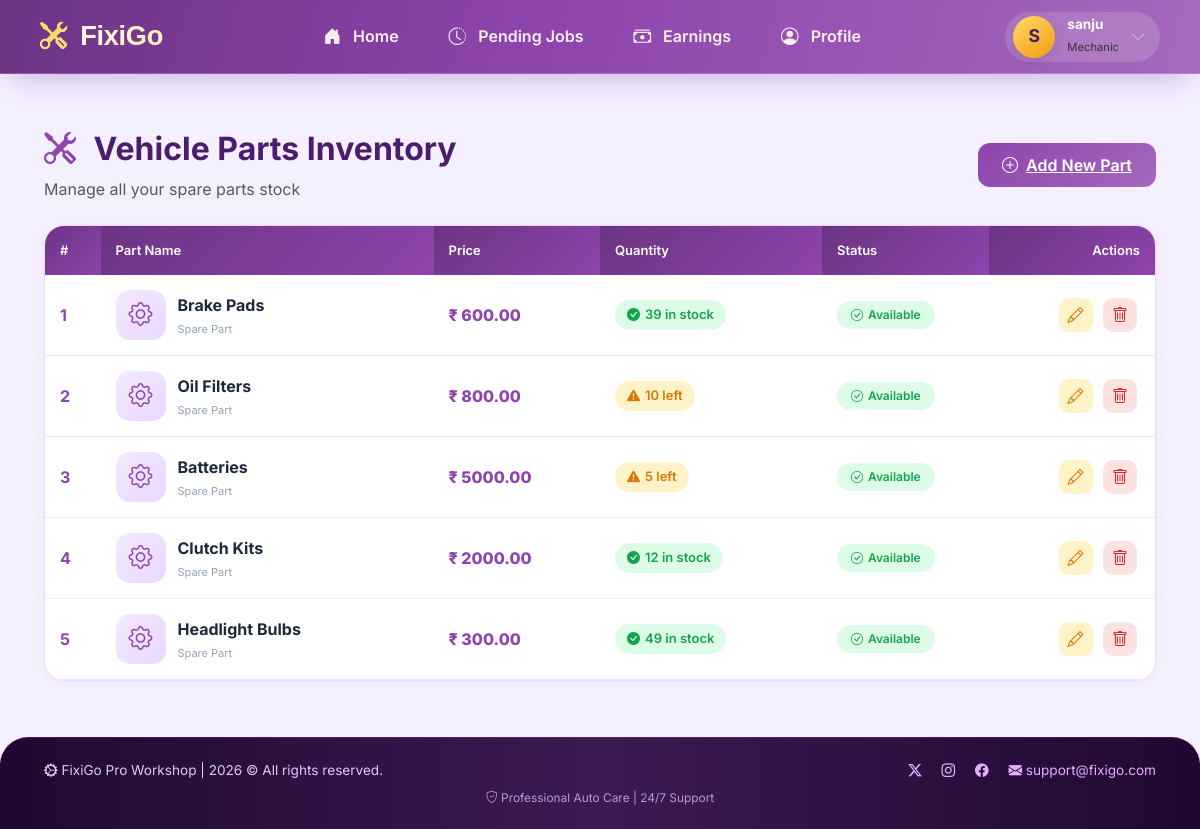
Page /mechanic/parts-list/ (signed in) on the earlier database version.
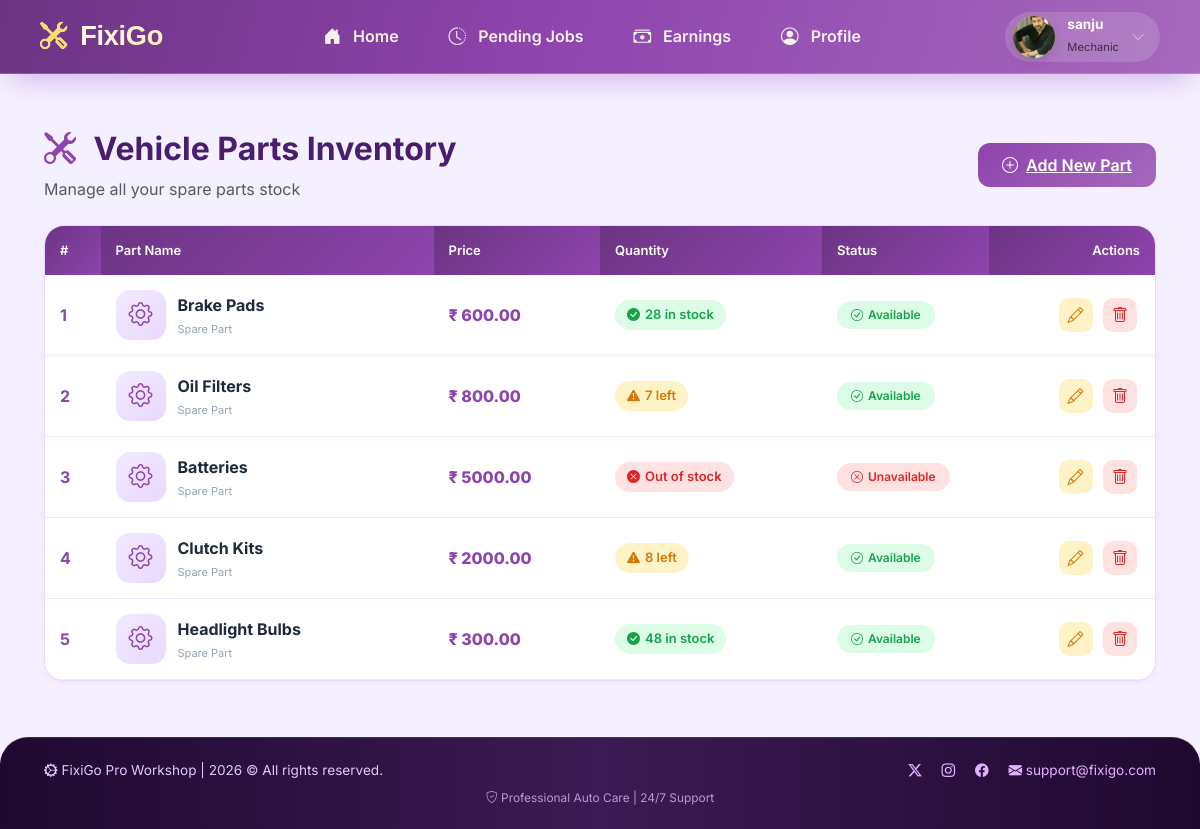
Same page on the later database version.
### mechanic/models.py (models this page shows, shortened)
class Mechanic(models.Model):
    name = models.CharField(max_length=255)
    email = models.EmailField(unique=True)
    number = models.CharField(max_length=15)
    address = models.TextField()
    certificate = models.FileField(upload_to='mechanic_certificate/')
    aadhaar = models.TextField(max_length=12)
    experience_certificate = models.FileField(upload_to='mechanic_experience_certificate/', blank=True, null=True)
    city = models.ForeignKey(City, on_delete=models.CASCADE)
    password = models.CharField(max_length=255)
    profile_pic = models.ImageField(upload_to='mechanic_profile_pic/', blank=True, null=True)
    is_valid = models.BooleanField(default=False)
    is_reject = models.BooleanField(default=False)
    account_suspend = models.BooleanField(default=False)
    last_login_date = models.DateTimeField(blank=True, null=True)
    application_created_at = models.DateTimeField(auto_now_add=True)
    created_at = models.DateTimeField(blank=True, null=True)

class StockManagement(models.Model):
    mechanic = models.ForeignKey(Mechanic, on_delete=models.CASCADE)
    item_name = models.CharField(max_length=255)
    quantity = models.PositiveIntegerField()
    stock_pic = models.ImageField(upload_to='stock_pic/', blank=True, null=True)
    price = models.DecimalField(max_digits=10, decimal_places=2)
    created_at = models.DateTimeField(auto_now_add=True)

### mechanic/views.py (the view)
# urls.py: path('parts-list/', views.vehicle_parts_list, name='vehicle_parts_list'),
def vehicle_parts_list(request):
    mechanic = check_mechanic_access(request)
    if mechanic is None:
        return redirect('login_mechanic')
    if mechanic == 'not_valid':
        return render(request, 'application_submitted.html')
    if mechanic == 'reject':
        return render(request, 'application_rejected.html')
    stockes = StockManagement.objects.filter(mechanic=mechanic)
    return render(request, 'vehicle_parts_list.html', {
        'mechanic': mechanic,
        'stockes' : stockes
    })

### customer/context_processors.py (called while the page is built)
def fixigo_data(request):
    try:
        fixigo = Fixigo.objects.latest('id')
    except Fixigo.DoesNotExist:
        fixigo = None
    return {
        'fixigo': fixigo
    }

### mechanic/views.py (called while the page is built)
def check_mechanic_access(request):
    mechanic_id = request.session.get('mechanic_id')
    if not mechanic_id:
        return None
    try:
        mechanic = Mechanic.objects.get(id=mechanic_id)
        if mechanic.is_reject:
            return 'reject'
        if not mechanic.is_valid:
            return 'not_valid'
        return mechanic
    except Mechanic.DoesNotExist:
        return None

### mechanic/templates/vehicle_parts_list.html (shortened to what this page needs)
{% extends 'base_mechanic.html' %}
{% block content %}
<div class="container py-4">
    <div class="page-header d-flex justify-content-between align-items-center flex-wrap gap-3">
        <div>
            <h2>
                <i class="bi bi-tools"></i>
                Vehicle Parts Inventory
            </h2>
            <p class="text-muted mb-0">Manage all your spare parts stock</p>
        </div>
        <a href="{% url 'add_vehicle_parts' %}" class="btn-add-part">
            <i class="bi bi-plus-circle"></i> Add New Part
        </a>
    </div>
    <div class="parts-card">
        {% if stockes %}
        <div class="table-responsive">
            <table class="table parts-table">
                <thead>
                    <tr>
                        <th style="width: 5%;">#</th>
                        <th style="width: 30%;">Part Name</th>
                        <th style="width: 15%;">Price</th>
                        <th style="width: 20%;">Quantity</th>
                        <th style="width: 15%;">Status</th>
                        <th style="width: 15%;" class="text-end">Actions</th>
                    </tr>
                </thead>
                <tbody>
                    {% for s in stockes %}
                    <tr>
                        <td class="fw-bold" style="color: #8e44ad;">{{ forloop.counter }}</td>
                        <td>
                            <div class="d-flex align-items-center">
                                <div class="part-icon">
                                    <i class="bi bi-gear"></i>
                                </div>
                                <div>
                                    <div class="part-name">{{ s.item_name }}</div>
                                    <div class="part-category">Spare Part</div>
                                </div>
                            </div>
                        </td>
                        <td>
                            <span class="part-price">₹ {{ s.price }}</span>
                        </td>
                        <td>
                            {% if s.quantity > 10 %}
                                <span class="qty-badge qty-high">
                                    <i class="bi bi-check-circle-fill"></i> {{ s.quantity }} in stock
                                </span>
                            {% elif s.quantity > 0 %}
                                <span class="qty-badge qty-low">
                                    <i class="bi bi-exclamation-triangle-fill"></i> {{ s.quantity }} left
                                </span>
                            {% else %}
                                <span class="qty-badge qty-out">
                                    <i class="bi bi-x-circle-fill"></i> Out of stock
                                </span>
                            {% endif %}
                        </td>
                        <td>
                            {% if s.quantity > 0 %}
                                <span class="status-badge status-available">
                                    <i class="bi bi-check-circle"></i> Available
                                </span>
                            {% else %}
                                <span class="status-badge status-unavailable">
                                    <i class="bi bi-x-circle"></i> Unavailable
                                </span>
                            {% endif %}
                        </td>
                        <td class="text-end">
                            <a href="{% url 'modify_vehicle_parts' s.id %}" class="btn-action btn-edit-part" title="Edit Part">
                                <i class="bi bi-pencil"></i>
                            </a>
                            <button type="button"
                                    class="btn-action btn-delete-part"
                                    onclick="openDeleteModal('{{ s.id }}', '{{ s.item_name }}', '{{ s.price }}', '{{ s.quantity }}')"
                                    title="Delete Part">
                                <i class="bi bi-trash"></i>
                            </button>
                        </td>
                    </tr>
                    {% endfor %}
                </tbody>
            </table>
        </div>
        {% endif %}
    </div>
</div>
{% endblock %}

### mechanic/templates/base_mechanic.html (shortened to what this page needs)
<!DOCTYPE html>
<html lang="en">
<head>
    <link href="https://cdn.jsdelivr.net/npm/bootstrap@5.3.2/dist/css/bootstrap.min.css" rel="stylesheet">
    <link href="https://cdn.jsdelivr.net/npm/bootstrap-icons/font/bootstrap-icons.css" rel="stylesheet">
</head>
<body>
    <header>
        <nav class="navbar navbar-expand-lg navbar-purple">
            <div class="container-fluid px-0 px-md-2">
                <a class="navbar-brand" href="{% url 'home_mechanic' %}">
                    <i class="bi bi-tools"></i> FixiGo
                </a>
                <div class="collapse navbar-collapse" id="mechanicNavbar">
                    <ul class="navbar-nav mx-auto mb-2 mb-lg-0 align-items-center">
                        <li class="nav-item">
                            <a class="nav-link nav-link-custom {% if request.resolver_match.url_name == 'home_mechanic' %}active{% endif %}" href="{% url 'home_mechanic' %}">
                                <i class="bi bi-house-door-fill"></i> <span>Home</span>
                            </a>
                        </li>
                        <li class="nav-item">
                            <a class="nav-link nav-link-custom {% if request.resolver_match.url_name == 'pending_jobs_list' %}active{% endif %}" href="{% url 'pending_jobs_list' %}">
                                <i class="bi bi-clock-history"></i> <span>Pending Jobs</span>
                            </a>
                        </li>
                        <li class="nav-item">
                            <a class="nav-link nav-link-custom {% if request.resolver_match.url_name == 'earnings' %}active{% endif %}" href="{% url 'earnings' %}">
                                <i class="bi bi-cash-stack"></i> <span>Earnings</span>
                            </a>
                        </li>
                        <li class="nav-item">
                            <a class="nav-link nav-link-custom {% if request.resolver_match.url_name == 'profile_page_mechanic' %}active{% endif %}" href="{% url 'profile_page_mechanic' %}">
                                <i class="bi bi-person-circle"></i> <span>Profile</span>
                            </a>
                        </li>
                    </ul>
                    <div class="profile-dropdown-wrapper" style="position: relative;">
                        <div class="profile-header" id="profilePillBtn">
                            <div class="avatar-circle">
                                {% if mechanic.profile_pic %}
                                    <img src="{{ mechanic.profile_pic.url }}" alt="Profile">
                                {% else %}
                                    {{ mechanic.name|slice:":1"|upper|default:"M" }}
                                {% endif %}
                            </div>
                            <div class="user-info">
                                <h6>{{ mechanic.name|default:"Mechanic" }}</h6>
                                <small>Mechanic</small>
                            </div>
                            <i class="bi bi-chevron-down text-white-50 small"></i>
                        </div>
                    </div>
                </div>
            </div>
        </nav>
    </header>
    <main class="main-content">
        {% block content %}{% endblock %}
    </main>
    <footer class="footer-purple">
        <div class="container-fluid">
            <div class="row align-items-center gy-3">
                <div class="col-md-6 text-center text-md-start">
                    <i class="bi bi-gear-wide-connected"></i> FixiGo Pro Workshop | <span id="currentYear"></span> © All rights reserved.
                </div>
                <div class="col-md-6 text-center text-md-end">
                    <a href="#" class="me-3"><i class="bi bi-twitter-x"></i></a>
                    <a href="#" class="me-3"><i class="bi bi-instagram"></i></a>
                    <a href="#" class="me-3"><i class="bi bi-facebook"></i></a>
                    <a href="#"><i class="bi bi-envelope-fill"></i> support@fixigo.com</a>
                </div>
            </div>
            <div class="row mt-2">
                <div class="col text-center small opacity-75">
                    <i class="bi bi-shield-check"></i> Professional Auto Care | 24/7 Support
                </div>
            </div>
        </div>
    </footer>
</body>
</html>

### mechanic/templates/base_mechanic.html (style rules this page uses)
* { margin: 0; padding: 0; box-sizing: border-box; }
body { font-family: 'Inter', sans-serif; background: #f5f0ff; min-height: 100vh; display: flex; flex-direction: column; }
.navbar-purple { background: linear-gradient(105deg, #6c3483 0%, #8e44ad 45%, #a569bd 100%); backdrop-filter: blur(2px); padding: 0.7rem 2rem; box-shadow: 0 15px 30px -12px rgba(106, 13, 173, 0.3); border-bottom: 1px solid rgba(255,255,240,0.2); transition: all 0.2s; position: sticky; top: 0; z-index: 1030; }
.navbar-brand { font-family: 'Poppins', sans-serif; font-weight: 800; font-size: 1.7rem; background: linear-gradient(125deg, #fff, #ffecb3); -webkit-background-clip: text; background-clip: text; color: transparent; letter-spacing: -0.3px; }
.navbar-brand i { background: none; color: #ffd966; margin-right: 6px; }
.nav-link-custom { font-weight: 600; margin: 0 5px; padding: 8px 20px !important; border-radius: 40px; color: rgba(255,255,245,0.92) !important; transition: all 0.25s cubic-bezier(0.2, 0.9, 0.4, 1.2); }
.nav-link-custom i { margin-right: 8px; font-size: 1.1rem; }
.profile-header { background: rgba(255,255,240,0.15); border-radius: 60px; padding: 4px 15px 4px 8px; backdrop-filter: blur(4px); cursor: pointer; transition: 0.2s; display: flex; align-items: center; gap: 12px; position: relative; }
.avatar-circle { width: 42px; height: 42px; background: linear-gradient(145deg, #ffd966, #f39c12); border-radius: 50%; display: flex; align-items: center; justify-content: center; font-weight: bold; font-size: 1.1rem; color: #4a1d6d; box-shadow: 0 5px 12px rgba(0,0,0,0.1); overflow: hidden; }
.avatar-circle img { width: 100%; height: 100%; object-fit: cover; }
.user-info h6 { margin: 0; font-weight: 700; font-size: 0.85rem; color: white; }
.user-info small { font-size: 0.7rem; opacity: 0.85; }
.main-content { flex: 1; padding: 2rem; }
.footer-purple { background: linear-gradient(90deg, #1f0930, #3c1a54, #1f0930); color: #e2c6ff; padding: 1.4rem 2rem; margin-top: auto; border-top-left-radius: 28px; border-top-right-radius: 28px; font-size: 0.85rem; border-top: 1px solid #a569bd40; }
.footer-purple a { color: #e2b0ff; text-decoration: none; transition: 0.2s; }

### mechanic/templates/vehicle_parts_list.html (style rules this page uses)
.page-header { margin-bottom: 1.5rem; }
.page-header h2 { font-weight: 700; color: #4a1d6d; }
.page-header h2 i { color: #8e44ad; margin-right: 10px; }
.btn-add-part { background: linear-gradient(135deg, #8e44ad, #a569bd); border: none; border-radius: 12px; padding: 10px 24px; font-weight: 600; color: white; transition: all 0.2s ease; display: inline-flex; align-items: center; gap: 8px; }
.parts-card { background: white; border-radius: 20px; border: 1px solid #e9d9ff; overflow: hidden; box-shadow: 0 2px 10px rgba(106,13,173,0.05); }
.parts-table { margin-bottom: 0; }
.parts-table thead th { background: linear-gradient(135deg, #6c3483, #8e44ad); color: white; font-weight: 600; font-size: 13px; padding: 15px; border: none; }
.parts-table thead th:first-child { border-radius: 0; }
.parts-table tbody tr { transition: all 0.2s ease; border-bottom: 1px solid #f0e8ff; }
.parts-table tbody td { padding: 15px; vertical-align: middle; }
.part-icon { width: 50px; height: 50px; background: linear-gradient(135deg, #f3e9ff, #e9d9ff); border-radius: 14px; display: flex; align-items: center; justify-content: center; margin-right: 12px; }
.part-icon i { font-size: 24px; color: #8e44ad; }
.part-name { font-weight: 700; color: #1e293b; margin-bottom: 4px; }
.part-category { font-size: 11px; color: #94a3b8; }
.part-price { font-weight: 800; color: #8e44ad; font-size: 16px; }
.qty-badge { padding: 5px 12px; border-radius: 50px; font-size: 13px; font-weight: 600; display: inline-flex; align-items: center; gap: 5px; }
.qty-high { background: #dcfce7; color: #16a34a; }
.qty-low { background: #fef3c7; color: #d97706; }
.qty-out { background: #fee2e2; color: #dc2626; }
.status-badge { padding: 5px 14px; border-radius: 50px; font-size: 12px; font-weight: 600; display: inline-flex; align-items: center; gap: 5px; }
.status-available { background: #dcfce7; color: #16a34a; }
.status-unavailable { background: #fee2e2; color: #dc2626; }
.btn-action { width: 34px; height: 34px; padding: 0; border-radius: 10px; display: inline-flex; align-items: center; justify-content: center; transition: all 0.2s ease; margin: 0 3px; }
.btn-edit-part { background: #fef3c7; color: #d97706; border: none; }
.btn-delete-part { background: #fee2e2; color: #dc2626; border: none; }

Differences in the rows shown:
changed Mechanic "sanju": profile_pic: picture added; name "S" → (not shown)
changed StockManagement "Brake Pads": quantity "39" → "28"
changed StockManagement "Oil Filters": quantity "10" → "7"
changed StockManagement "Batteries": quantity "5" → (not shown); quantity "left Available" → "Out of stock Unavailable"
changed StockManagement "Clutch Kits": quantity "12" → "8"; quantity "in stock" → "left"
changed StockManagement "Headlight Bulbs": quantity "49" → "48"
